Frame 1 (no input): blank canvas, image omitted
Frame 60 (the mouse pressed at the canvas centre just before this capture): blank canvas, image omitted
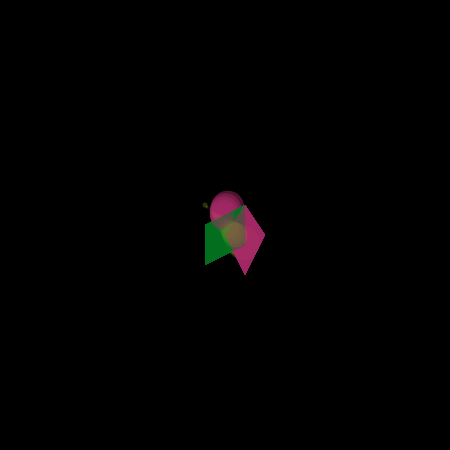
Frame 120 (the mouse held since frame 60 and released just before this capture)

The Processing sketch whose frames 1 and 60 were blank and that drew this single picture after the mouse press (run headless with seeded random() and noise(); from frame 60 on, the mouse is pressed at the canvas centre):

// Processing sketch: processing_28583
// ── processing_28583.pde




/* espiral en movimiento, con retroceso */
 
ball bola;
 
void setup() {
 smooth();
 size(450, 450);

  background(204);


background(0);
 bola = new ball();

}
 
void draw() {


//frameRate(12);

 noStroke();
// rect(width/2,height/2,width,height);
bola.move();
bola.display();
 //ball settings
}



 class ball{

 color a;
 color b;

 // a polar coordinate
float r; // radius value
float theta;
float speed;
float x1;
float y1;
float xp;
float yp;
float ran;
 
ball() {

 b= color (218,222,25);
 a= color (5,240,226);
 r = 10; // radius value
 theta = 1;
 speed = 2;
 x1 = 10;
 y1 = 10;
 xp = r*cos(theta)/20; //add random values to jitter
 yp = r* sin (theta)/20;

}
 
void display(){
 strokeWeight(2);

noFill ();


if (mousePressed==true) {

 float ran = random(1,100); 
fill(6,map(mouseX,0,1200,90,220),29,50); 
triangle(mouseX +20,mouseY+20 , mouseX +20,mouseY - 20, mouseX-20,mouseY+40);
triangle(mouseX -20,mouseY , mouseX -20,mouseY + 40, mouseX+20,mouseY-20);
 

fill(map(mouseX,0,1200,200,5),map(mouseX,0,1200,5,200),100,50);
 

triangle(mouseX,mouseY+10 , mouseX +40,mouseY+10 , mouseX+20,mouseY-20);
triangle(mouseX,mouseY+10 , mouseX +40,mouseY+10 , mouseX+20,mouseY+50);
ellipse(mouseX +xp*-1,mouseY + yp*-1, 15+r, 15+r);

noStroke();

fill(a,20);
//ellipse(mouseX +xp*-1,mouseY + yp*-1, ran+r, ran+r);
fill(b,20); 
ellipse(mouseX +r,mouseY + r, 15+r, 15+r);
}
}
 
void move(){
theta=theta+.1;
r= r+2;
 xp = r*cos(theta);
 yp= r* sin (theta);
if (xp > 400 ) {
xp = 0;
yp=0;
 


}
 
while (r == 20) {
theta =theta *-.1;
r = r*-1;
 
}


 
}

 } 
 
